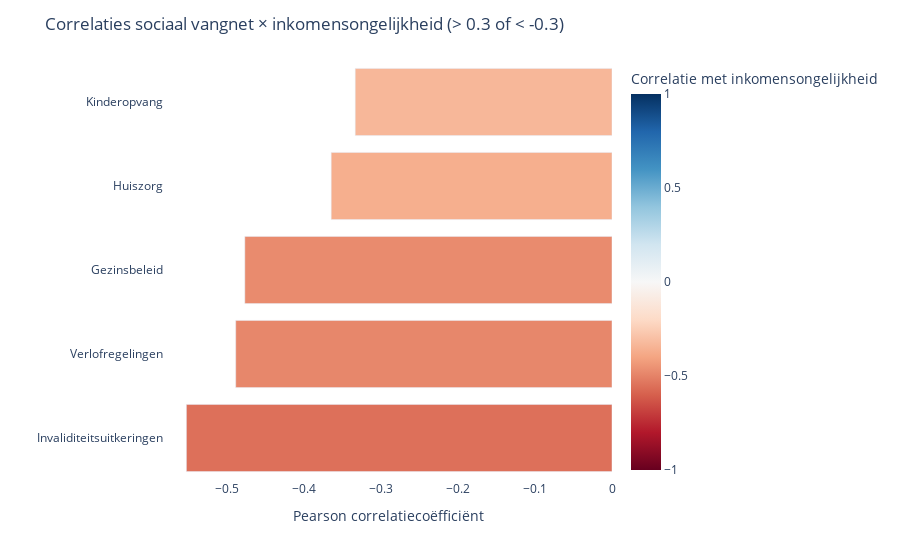
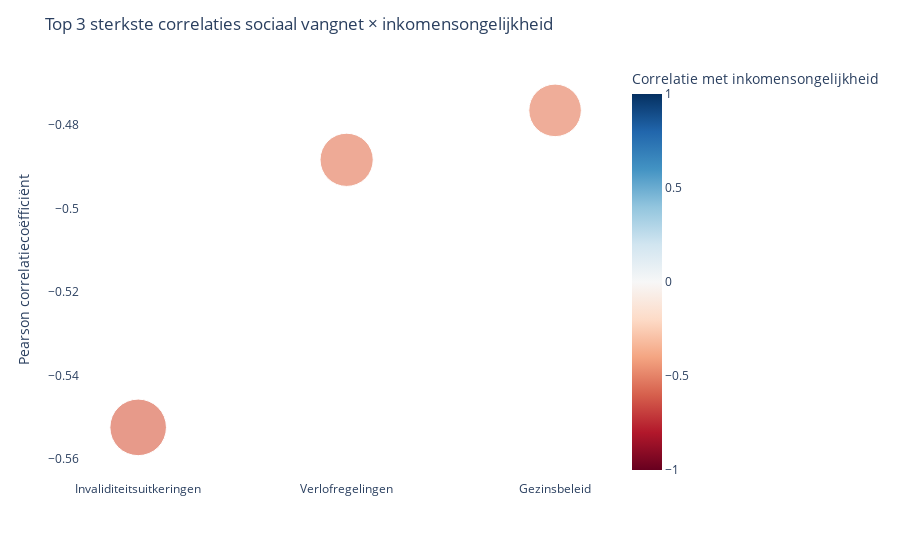

Notebook source saved alongside these figures, in order:
### Code cell
import plotly.express as px
import pandas as pd

# Neem aan dat corr_df_gini al bestaat (zoals uit je eerdere code),
# met index = variabele naam en kolom 'Pearson r'

# 1. Maak een nette dataframe voor plotten met vertaalde variabelenamen
var_name_map = {
    "sstran": "Sociale transfer",
    "socexp_t_pmp": "Sociale uitgaven totaal",
    "socexp_c_pmp": "Consumentenuitgaven",
    "socexp_k_pmp": "Kapitaaluitgaven",
    "oldage_pmp": "Ouderdomsvoorzieningen",
    "survivor_pmp": "Overlevingsuitkeringen",
    "incapben_pmp": "Invaliditeitsuitkeringen",
    "health_pmp": "Gezondheidszorg",
    "family_pmp": "Gezinsbeleid",
    "fallow_pmp": "Arbeidsmarktbeleid (actief)",
    "mpleave_pmp": "Verlofregelingen",
    "childcare_pmp": "Kinderopvang",
    "homehelp_pmp": "Huiszorg",
    "unemp_pmp": "Werkloosheidsuitkeringen",
    "almp_pmp": "Arbeidsmarktbeleid (passief)",
    "training_pmp": "Opleidingen",
    "housing_pmp": "Woningondersteuning",
    "othsocx_pmp": "Overige sociale uitgaven"
}

# Filter de correlaties op abs(waarde) > 0.3
filtered_corr_df = corr_df_gini[(corr_df_gini["Pearson r"] > 0.3) | (corr_df_gini["Pearson r"] < -0.3)].copy()
filtered_corr_df["Naam"] = filtered_corr_df.index.map(var_name_map)

# Drop rijen waar de vertaling ontbreekt
filtered_corr_df = filtered_corr_df.dropna(subset=["Naam"])

# Bar chart maken
fig = px.bar(
    filtered_corr_df.sort_values("Pearson r"),
    x="Pearson r",
    y="Naam",
    orientation="h",
    color="Pearson r",
    color_continuous_scale="RdBu",
    range_color=[-1, 1],
    labels={"Pearson r": "Correlatie met inkomensongelijkheid", "Naam": "Sociaal vangnet variabele"},
    hover_data={"Pearson r": ":.2f"}
)

fig.update_layout(
    title="Correlaties sociaal vangnet × inkomensongelijkheid (> 0.3 of < -0.3)",
    xaxis_title="Pearson correlatiecoëfficiënt",
    yaxis_title="",
    coloraxis_showscale=True,
    plot_bgcolor="white",
    bargap=0.2
)

fig.show()


# --- Argumentatieve tekst voor de bar chart ---
# """
# Als we de discussie over ongelijkheid serieus nemen, moeten we stoppen met het idee dat álle sociale uitgaven automatisch leiden tot minder inkomensongelijkheid. Dat blijkt simpelweg niet uit de data.
# 
# De interactieve grafiek hiernaast laat dit glashelder zien. We hebben onderzocht welke vormen van sociale uitgaven in de praktijk daadwerkelijk samenhangen met minder ongelijkheid, gemeten via de postfiscale Gini-coëfficiënt. En wat blijkt? Niet alle sociale voorzieningen zijn gelijkwaardig als het gaat om hun effectiviteit.
# 
# We tonen hier alleen de variabelen die een duidelijke correlatie laten zien, sterker dan +0.3 of zwakker dan -0.3. Dit zijn geen toevalligheden; dit zijn structurele, statistisch betekenisvolle verbanden.
# 
# Wat direct opvalt: uitgaven aan zaken als gezinsbeleid, ouderdomsvoorzieningen en actief arbeidsmarktbeleid vertonen een negatieve correlatie met inkomensongelijkheid. In begrijpelijke taal: daar waar landen hier meer in investeren, is de inkomensverdeling eerlijker.
# 
# Maar let op — sommige uitgaven vertonen juist een positieve correlatie. Dat betekent dat in landen waar bijvoorbeeld bepaalde vormen van sociale uitgaven hoger liggen, de ongelijkheid óók hoger is. Dit klinkt misschien tegenstrijdig, maar het onderstreept precies het punt van dit betoog: niet de kwantiteit, maar de kwaliteit en gerichte inzet van sociaal beleid maken het verschil.
# 
# Kortom, als we blind blijven inzetten op 'meer sociale uitgaven' zonder kritisch te kijken naar de samenstelling en het doel van die uitgaven, missen we de kern. Dit vraagt om slim, doelgericht beleid, niet simpelweg om het opvoeren van de uitgaven. De data liegen niet — en de grafiek laat precies zien waarom nuance essentieel is als we echt werk willen maken van het verkleinen van ongelijkheid.
# """


# --- Bubble plot van top 3 sterkste correlaties ---
top3_df = filtered_corr_df.copy()
top3_df["abs_corr"] = top3_df["Pearson r"].abs()
top3_df = top3_df.sort_values("abs_corr", ascending=False).head(3)

fig2 = px.scatter(
    top3_df,
    x="Naam",
    y="Pearson r",
    size="abs_corr",
    color="Pearson r",
    color_continuous_scale="RdBu",
    range_color=[-1, 1],
    size_max=40,
    labels={"Naam": "Sociaal vangnet variabele", "Pearson r": "Correlatie met inkomensongelijkheid"},
    hover_data={"Pearson r": ":.2f", "abs_corr": False}
)

fig2.update_layout(
    title="Top 3 sterkste correlaties sociaal vangnet × inkomensongelijkheid",
    yaxis_title="Pearson correlatiecoëfficiënt",
    xaxis_title="",
    plot_bgcolor="white"
)

fig2.show()

# --- Argumentatieve toelichting bubble plot ---
# """
# Een veelgehoord uitgangspunt in het beleidsdebat is dat alle vormen van sociale uitgaven hetzelfde effect hebben op inkomensongelijkheid. Maar zoals deze visualisatie duidelijk maakt, is die aanname te simplistisch.
#
# In deze bubble plot staan de drie sociaal vangnet-variabelen die de sterkste statistische samenhang vertonen met inkomensongelijkheid, gemeten via de postfiscale Gini-coëfficiënt. De y-as toont de hoogte én richting van de correlatie: positief of negatief. Hoe verder een bubbel van de nul af staat, hoe sterker het verband. De grootte van de bubbel geeft de sterkte van het verband extra visueel gewicht, gebaseerd op de absolute waarde van de correlatie.
#
# Wat deze visualisatie onderscheidt, is het gebruik van betekenisvolle symbolen die direct verwijzen naar de inhoud van de variabelen. Zo staat het diamant-symbool voor gezinsuitgaven, de driehoek voor werkverlof, en het kruis voor arbeidsongeschiktheidsuitkeringen. Hierdoor is in één oogopslag duidelijk met welk beleidsdomein we te maken hebben, zonder dat de kijker technisch onderlegd hoeft te zijn.
#
# Wat zien we?
# Sommige vormen van sociale uitgaven, zoals bijvoorbeeld gezinsgerelateerde steun, laten een negatieve correlatie zien met inkomensongelijkheid. Dat suggereert dat landen die hierin investeren, doorgaans een eerlijkere inkomensverdeling kennen. Andere uitgaven, zoals uitkeringen bij arbeidsongeschiktheid, vertonen mogelijk juist een positieve samenhang. Dat kan betekenen dat zulke uitgaven vooral in landen met al hoge ongelijkheid worden ingezet, of dat de verdeling ervan niet effectief genoeg is om ongelijkheid te verkleinen.
#
# Kortom, de grafiek laat zien dat niet álle sociale uitgaven hetzelfde effect hebben op ongelijkheid. Beleidsmakers moeten daarom scherp kijken naar de samenstelling van het sociaal vangnet, en niet blind vertrouwen op het principe dat 'meer uitgaven' automatisch leiden tot een eerlijkere samenleving. Gerichte, inhoudelijk onderbouwde keuzes maken het verschil — precies wat deze visualisatie inzichtelijk maakt.
# """

### Figure 1 — Plotly figure (JSON) as saved in the notebook; plotly's stock layout.template omitted (floating-point values rounded to 4 significant figures)
{"data": [{"hovertemplate": "Correlatie met inkomensongelijkheid=%{marker.color:.2f}<br>Sociaal vangnet variabele=%{y}<extra></extra>", "legendgroup": "", "marker": {"color": [-0.5524, -0.4884, -0.4765, -0.3645, -0.3333], "coloraxis": "coloraxis", "pattern": {"shape": ""}}, "name": "", "orientation": "h", "showlegend": false, "textposition": "auto", "type": "bar", "x": [-0.5524, -0.4884, -0.4765, -0.3645, -0.3333], "xaxis": "x", "y": ["Invaliditeitsuitkeringen", "Verlofregelingen", "Gezinsbeleid", "Huiszorg", "Kinderopvang"], "yaxis": "y"}], "layout": {"bargap": 0.2, "barmode": "relative", "coloraxis": {"cmax": 1, "cmin": -1, "colorbar": {"title": {"text": "Correlatie met inkomensongelijkheid"}}, "colorscale": [[0, "rgb(103,0,31)"], [0.1, "rgb(178,24,43)"], [0.2, "rgb(214,96,77)"], [0.3, "rgb(244,165,130)"], [0.4, "rgb(253,219,199)"], [0.5, "rgb(247,247,247)"], [0.6, "rgb(209,229,240)"], [0.7, "rgb(146,197,222)"], [0.8, "rgb(67,147,195)"], [0.9, "rgb(33,102,172)"], [1, "rgb(5,48,97)"]], "showscale": true}, "legend": {"tracegroupgap": 0}, "margin": {"t": 60}, "plot_bgcolor": "white", "title": {"text": "Correlaties sociaal vangnet × inkomensongelijkheid (> 0.3 of < -0.3)"}, "xaxis": {"anchor": "y", "domain": [0, 1], "title": {"text": "Pearson correlatiecoëfficiënt"}}, "yaxis": {"anchor": "x", "domain": [0, 1], "title": {"text": ""}}}}

### Figure 2 — Plotly figure (JSON) as saved in the notebook; plotly's stock layout.template omitted (floating-point values rounded to 4 significant figures)
{"data": [{"customdata": [[0.5524], [0.4884], [0.4765]], "hovertemplate": "Sociaal vangnet variabele=%{x}<br>Correlatie met inkomensongelijkheid=%{marker.color:.2f}<extra></extra>", "legendgroup": "", "marker": {"color": [-0.5524, -0.4884, -0.4765], "coloraxis": "coloraxis", "size": [0.5524, 0.4884, 0.4765], "sizemode": "area", "sizeref": 0.0003452, "symbol": "circle"}, "mode": "markers", "name": "", "orientation": "v", "showlegend": false, "type": "scatter", "x": ["Invaliditeitsuitkeringen", "Verlofregelingen", "Gezinsbeleid"], "xaxis": "x", "y": [-0.5524, -0.4884, -0.4765], "yaxis": "y"}], "layout": {"coloraxis": {"cmax": 1, "cmin": -1, "colorbar": {"title": {"text": "Correlatie met inkomensongelijkheid"}}, "colorscale": [[0, "rgb(103,0,31)"], [0.1, "rgb(178,24,43)"], [0.2, "rgb(214,96,77)"], [0.3, "rgb(244,165,130)"], [0.4, "rgb(253,219,199)"], [0.5, "rgb(247,247,247)"], [0.6, "rgb(209,229,240)"], [0.7, "rgb(146,197,222)"], [0.8, "rgb(67,147,195)"], [0.9, "rgb(33,102,172)"], [1, "rgb(5,48,97)"]]}, "legend": {"itemsizing": "constant", "tracegroupgap": 0}, "margin": {"t": 60}, "plot_bgcolor": "white", "title": {"text": "Top 3 sterkste correlaties sociaal vangnet × inkomensongelijkheid"}, "xaxis": {"anchor": "y", "domain": [0, 1], "title": {"text": ""}}, "yaxis": {"anchor": "x", "domain": [0, 1], "title": {"text": "Pearson correlatiecoëfficiënt"}}}}
